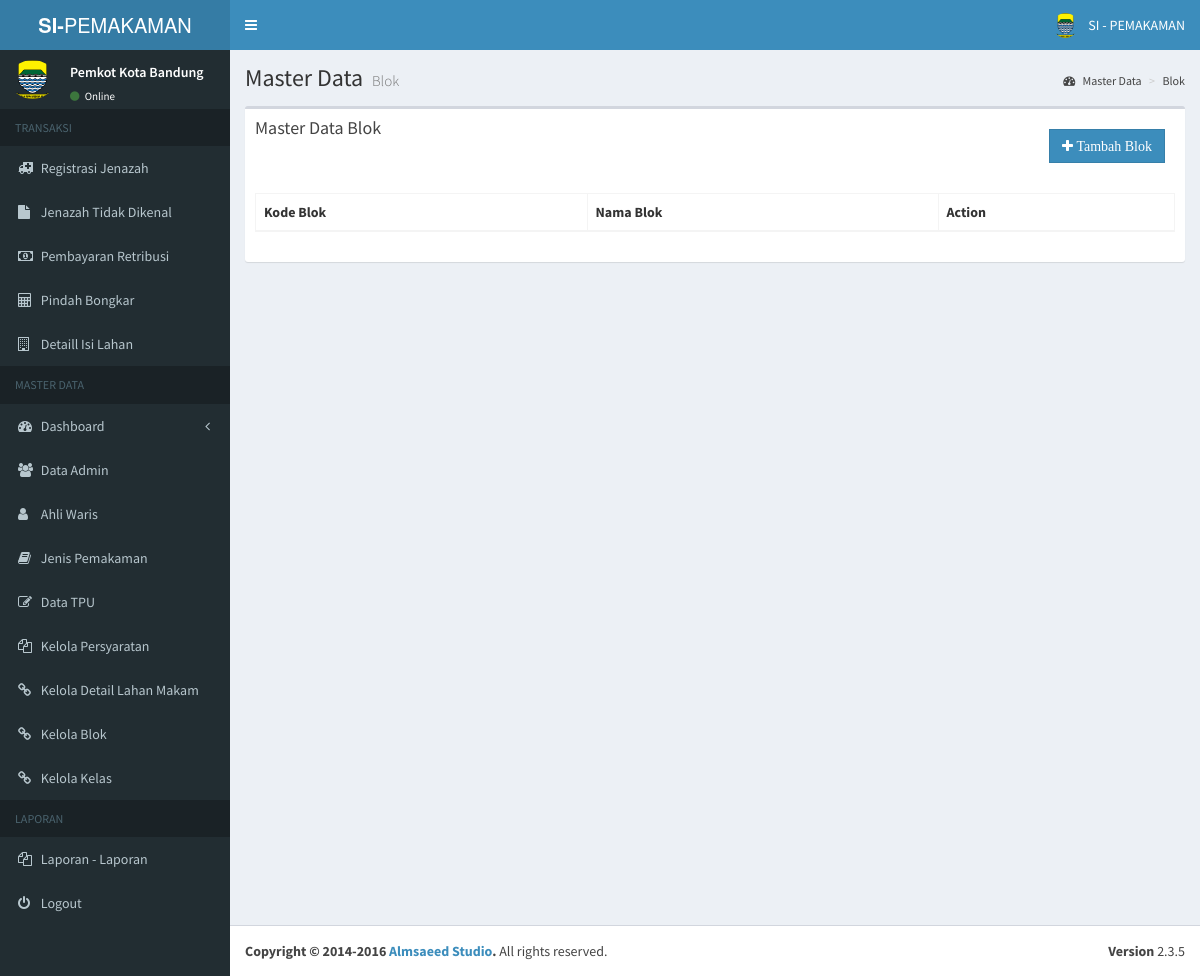
Before: /pages/admin/kelola_blok.php (signed in) with the older database file.
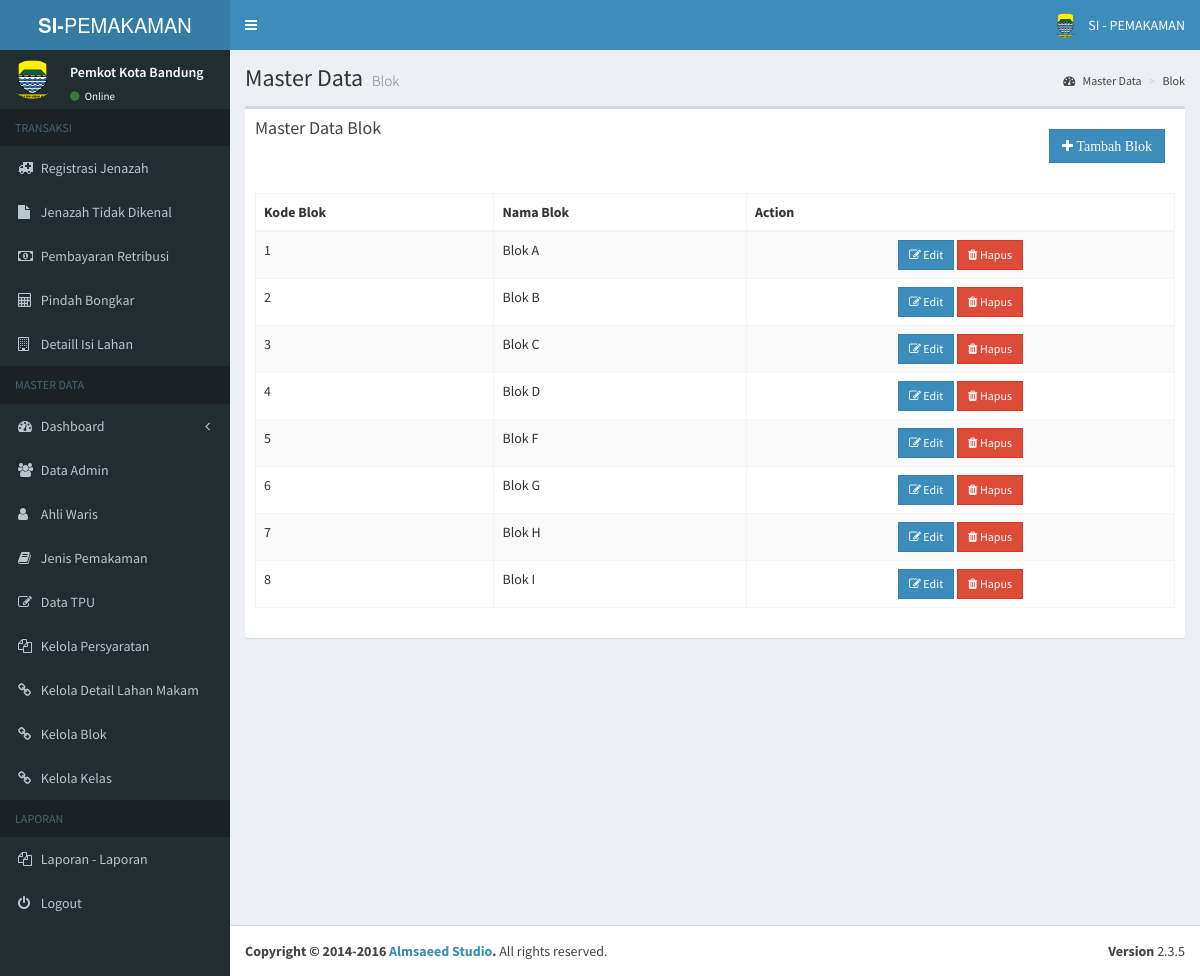
After: the same page with the newer database file.
### tables this page shows
CREATE TABLE `blok` (
  `id_blok` int(11) NOT NULL AUTO_INCREMENT,
  `nama_blok` varchar(255) DEFAULT NULL,
  PRIMARY KEY (`id_blok`)
);

### pages/admin/kelola_blok.php (the view, shortened to what this page needs)
<?php include('header.php'); ?>
<?php include('nav.php'); ?>
<div class="content-wrapper">
  <section class="content-header">
    <h1>
      Master Data
      <small>Blok</small>
    </h1>
    <ol class="breadcrumb">
      <li><a href="#"><i class="fa fa-dashboard"></i> Master Data</a></li>
      <li><a href="#">Blok</a></li>
    </ol>
  </section>
  <section class="content">
    <div class="row">
      <div class="col-xs-12">
        <div class="box">
          <div class="box-header">
            <h3 class="box-title">Master Data Blok</h3>
            <div class="box-header pull-right">
              <button type="button" class="btn btn-primary btn-flat" data-toggle="modal" data-target="#myModal"><span class="fa fa-plus"> Tambah Blok</span></button>
            </div>
          </div>
          <div class="box-body">
            <div class="table-responsive">
              <table id="example1" class="table table-bordered table-striped">
                <thead>
                  <tr>
                    <th>Kode Blok</th>
                    <th>Nama Blok</th>
                    <th>Action</th>
                  </tr>
                </thead>
                <tbody>
                  <?php
                  $no=1;
                  $sql = mysql_query("SELECT * FROM blok")or die(mysql_error());
                  while($row = mysql_fetch_array($sql)){
                    ?>
                    <tr>
                      <form method="POST" action="">
                        <td><?php echo $row['id_blok']; ?></td>
                        <td><?php echo $row['nama_blok'] ?></td>
                        <td align="center">
                          <a href="#" class='open_modal' id='<?php echo $row['id_blok']; ?>'>
                           <button type="button" class="btn btn-primary btn-flat btn-sm">
                            <i class="fa fa-edit"></i> Edit</button></a>
                            <a href="delete_blok.php?&id_blok=<?php echo $row['id_blok']; ?>" class="delete-link">
                              <button type="submit" class="btn btn-danger btn-flat btn-sm">
                                <i class="fa fa-trash"></i> Hapus</button></a>
                              </td>
                            </form>
                          </tr>
                          <?php $no++; } ?>
                        </tbody>
                      </table>
                    </div>
                  </div>
                </div>
              </div>
            </div>
          </section>
        </div>
       <?php include('footer.php'); ?>

### pages/admin/header.php (shortened to what this page needs)
<!DOCTYPE html>
<html>
<head>
  <link rel="stylesheet" href="../../bootstrap/css/bootstrap.min.css">
  <link rel="stylesheet" href="https://cdnjs.cloudflare.com/ajax/libs/font-awesome/4.5.0/css/font-awesome.min.css">
  <link rel="stylesheet" href="https://cdnjs.cloudflare.com/ajax/libs/ionicons/2.0.1/css/ionicons.min.css">
  <link rel="stylesheet" href="../../plugins/datatables/dataTables.bootstrap.css">
  <link rel="stylesheet" href="../../dist/css/AdminLTE.min.css">
   <link rel="stylesheet" href="../../dist/css/skins/_all-skins.min.css">
   <link rel="stylesheet" href="../../plugins/select2/select2.min.css">
   <link rel="stylesheet" type="text/css" href="../../dist/sweetalert.css">
</head>
<body class="hold-transition skin-blue sidebar-mini">
  <div class="wrapper">
    <header class="main-header">
      <a href="../../index2.html" class="logo">
        <span class="logo-lg"><b>SI-</b>PEMAKAMAN</span>
      </a>
      <nav class="navbar navbar-static-top">
        <a href="#" class="sidebar-toggle" data-toggle="offcanvas" role="button">
        </a>
        <div class="navbar-custom-menu">
          <ul class="nav navbar-nav">
            <li class="dropdown user user-menu">
              <a href="#" class="dropdown-toggle" data-toggle="dropdown">
                <img src="../../dist/img/pemkot.png" class="user-image" alt="User Image">
                <span class="hidden-xs">SI - PEMAKAMAN</span>
              </a>
            </li>
          </ul>
        </div>
      </nav>
    </header>

### pages/admin/nav.php (shortened to what this page needs)
<aside class="main-sidebar">
  <section class="sidebar">
    <div class="user-panel">
      <div class="pull-left image">
        <img src="../../dist/img/pemkot.png" class="img-circle" alt="User Image">
      </div>
      <div class="pull-left info">
        <p>Pemkot Kota Bandung</p>
        <a href="#"><i class="fa fa-circle text-success"></i> Online</a>
      </div>
    </div>
    <ul class="sidebar-menu">
      <li class="header">TRANSAKSI</li>
      <li><a href="kelola_registrasi.php"><i class="fa fa-ambulance"></i> Registrasi Jenazah</a></li>
      <li><a href="kelola_registrasi_tidak_dikenal.php"><i class="fa fa-file"></i> Jenazah Tidak Dikenal</a></li>
      <li><a href="kelola_pembayaran.php"><i class="fa fa-money"></i> Pembayaran Retribusi</a></li>
      <li><a href="kelola_bongkar.php"><i class="fa fa-calculator"></i> Pindah Bongkar</a></li>
      <li><a href="kelola_isi_lahan.php"><i class="fa fa-building-o"></i> Detaill Isi Lahan</a></li>
      <li class="header">MASTER DATA</li>
      <li class="treeview">
        <a href="#">
          <i class="fa fa-dashboard"></i> <span>Dashboard</span>
          <span class="pull-right-container">
            <i class="fa fa-angle-left pull-right"></i>
          </span>
        </a>
        </li>
        <li><a href="kelola_admin.php"><i class="fa fa-users"></i> Data Admin</a></li>
        <li><a href="kelola_ahli_waris.php"><i class="fa fa-user"></i> Ahli Waris</a></li>
        <li><a href="kelola_jenis_makam.php"><i class="fa fa-book"></i> Jenis Pemakaman</a></li>
        <li><a href="kelola_tpu.php"><i class="fa fa-edit"></i> Data TPU</a></li>
        <li><a href="kelola_persyaratan.php"><i class="fa fa-files-o"></i> Kelola Persyaratan</a></li>
        <li><a href="kelola_lahan.php"><i class="fa fa-link"></i> Kelola Detail Lahan Makam</a></li>
        <li><a href="kelola_blok.php"><i class="fa fa-link"></i> Kelola Blok</a></li>
        <li><a href="kelola_kelas.php"><i class="fa fa-link"></i> Kelola Kelas</a></li>
        <li class="header">LAPORAN</li>
         <li><a href="#"><i class="fa fa-files-o"></i> <span>Laporan  - Laporan</span></a></li>
        <li><a href="logout.php"><i class="fa fa-power-off"></i> <span>Logout</span></a></li>
      </ul>
    </section>
  </aside>

### pages/admin/footer.php (shortened to what this page needs)
<footer class="main-footer">
  <div class="pull-right hidden-xs">
    <b>Version</b> 2.3.5
  </div>
  <strong>Copyright &copy; 2014-2016 <a href="http://almsaeedstudio.com">Almsaeed Studio</a>.</strong> All rights
  reserved.
</footer>
 </div>
</body>
</html>

Changed rows visible on the page:
added blok: id_blok "1", nama_blok "Blok A"
added blok: id_blok "2", nama_blok "Blok B"
added blok: id_blok "3", nama_blok "Blok C"
added blok: id_blok "4", nama_blok "Blok D"
added blok: id_blok "5", nama_blok "Blok F"
added blok: id_blok "6", nama_blok "Blok G"
added blok: id_blok "7", nama_blok "Blok H"
added blok: id_blok "8", nama_blok "Blok I"
